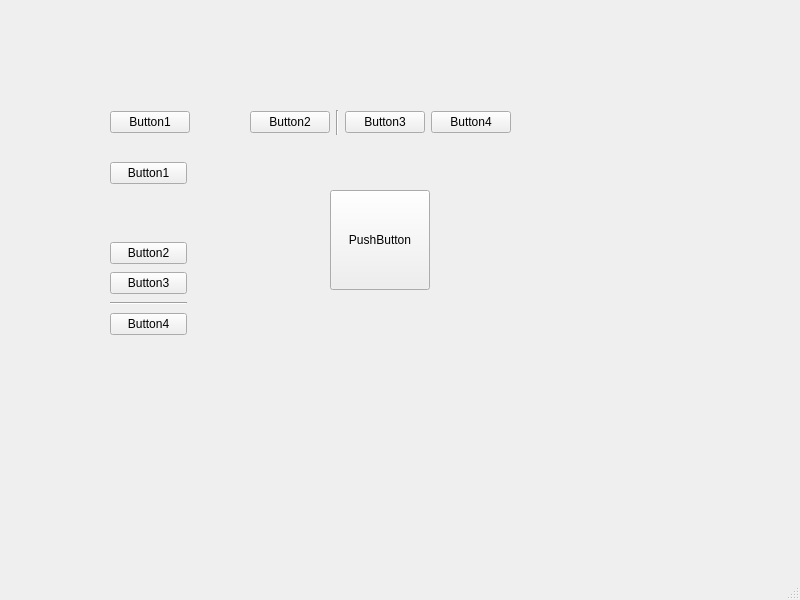
<?xml version="1.0" encoding="UTF-8"?>
<ui version="4.0">
 <class>MainWindow</class>
 <widget class="QMainWindow" name="MainWindow">
  <property name="geometry">
   <rect>
    <x>0</x>
    <y>0</y>
    <width>800</width>
    <height>600</height>
   </rect>
  </property>
  <property name="windowTitle">
   <string>MainWindow</string>
  </property>
  <widget class="QWidget" name="centralwidget">
   <widget class="QWidget" name="layoutWidget">
    <property name="geometry">
     <rect>
      <x>110</x>
      <y>110</y>
      <width>401</width>
      <height>25</height>
     </rect>
    </property>
    <layout class="QHBoxLayout" name="horizontalLayout">
     <item>
      <widget class="QPushButton" name="pushButton">
       <property name="text">
        <string>Button1</string>
       </property>
      </widget>
     </item>
     <item>
      <spacer name="horizontalSpacer">
       <property name="orientation">
        <enum>Qt::Horizontal</enum>
       </property>
       <property name="sizeHint" stdset="0">
        <size>
         <width>40</width>
         <height>20</height>
        </size>
       </property>
      </spacer>
     </item>
     <item>
      <widget class="QPushButton" name="pushButton_2">
       <property name="text">
        <string>Button2</string>
       </property>
      </widget>
     </item>
     <item>
      <widget class="Line" name="line_2">
       <property name="orientation">
        <enum>Qt::Vertical</enum>
       </property>
      </widget>
     </item>
     <item>
      <widget class="QPushButton" name="pushButton_3">
       <property name="text">
        <string>Button3</string>
       </property>
      </widget>
     </item>
     <item>
      <widget class="QPushButton" name="pushButton_4">
       <property name="text">
        <string>Button4</string>
       </property>
      </widget>
     </item>
    </layout>
   </widget>
   <widget class="QWidget" name="layoutWidget">
    <property name="geometry">
     <rect>
      <x>110</x>
      <y>160</y>
      <width>77</width>
      <height>177</height>
     </rect>
    </property>
    <layout class="QVBoxLayout" name="verticalLayout">
     <item>
      <widget class="QPushButton" name="pushButton_5">
       <property name="text">
        <string>Button1</string>
       </property>
      </widget>
     </item>
     <item>
      <spacer name="verticalSpacer">
       <property name="orientation">
        <enum>Qt::Vertical</enum>
       </property>
       <property name="sizeType">
        <enum>QSizePolicy::Fixed</enum>
       </property>
       <property name="sizeHint" stdset="0">
        <size>
         <width>20</width>
         <height>50</height>
        </size>
       </property>
      </spacer>
     </item>
     <item>
      <widget class="QPushButton" name="pushButton_6">
       <property name="text">
        <string>Button2</string>
       </property>
      </widget>
     </item>
     <item>
      <widget class="QPushButton" name="pushButton_8">
       <property name="text">
        <string>Button3</string>
       </property>
      </widget>
     </item>
     <item>
      <widget class="Line" name="line">
       <property name="orientation">
        <enum>Qt::Horizontal</enum>
       </property>
      </widget>
     </item>
     <item>
      <widget class="QPushButton" name="pushButton_7">
       <property name="text">
        <string>Button4</string>
       </property>
      </widget>
     </item>
    </layout>
   </widget>
   <widget class="QPushButton" name="pushButton_9">
    <property name="geometry">
     <rect>
      <x>330</x>
      <y>190</y>
      <width>100</width>
      <height>100</height>
     </rect>
    </property>
    <property name="minimumSize">
     <size>
      <width>100</width>
      <height>100</height>
     </size>
    </property>
    <property name="maximumSize">
     <size>
      <width>300</width>
      <height>300</height>
     </size>
    </property>
    <property name="text">
     <string>PushButton</string>
    </property>
   </widget>
  </widget>
  <widget class="QMenuBar" name="menubar">
   <property name="geometry">
    <rect>
     <x>0</x>
     <y>0</y>
     <width>800</width>
     <height>22</height>
    </rect>
   </property>
  </widget>
  <widget class="QStatusBar" name="statusbar"/>
 </widget>
 <resources/>
 <connections/>
</ui>
